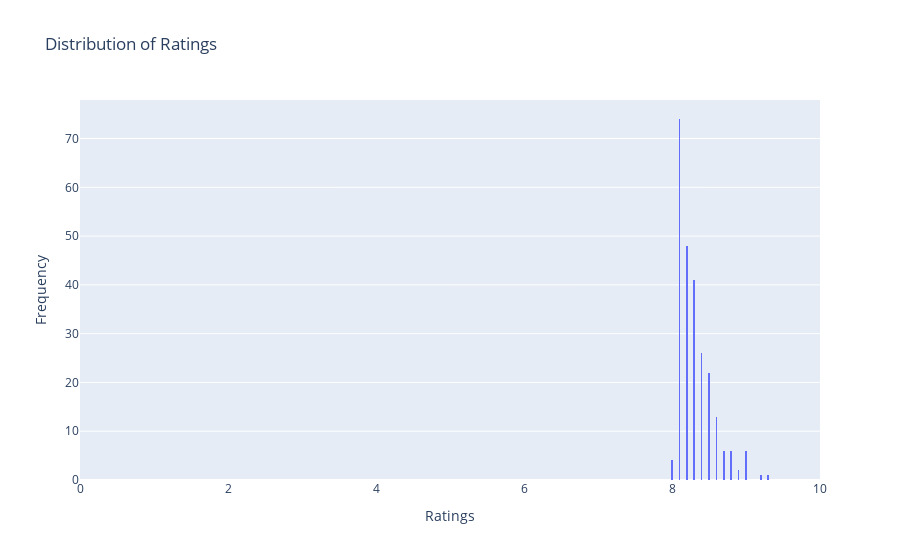

Notebook code for this chart:
### Markdown cell above
### Distribution of Ratings

### Code cell
fig = px.histogram(data, x='Ratings', nbins=100, range_x=[0,10], title='Distribution of Ratings')
fig.update_layout(xaxis_title='Ratings', yaxis_title='Frequency')
fig.show()

### Figure 1 — Plotly figure (JSON) as saved in the notebook; plotly's stock layout.template omitted (floating-point values rounded to 4 significant figures; data arrays with more than 128 entries replaced by an {"elided": "..."} marker saying what was removed)
{"data": [{"alignmentgroup": "True", "bingroup": "x", "hovertemplate": "Ratings=%{x}<br>count=%{y}<extra></extra>", "legendgroup": "", "marker": {"color": "#636efa", "pattern": {"shape": ""}}, "name": "", "nbinsx": 100, "offsetgroup": "", "orientation": "v", "showlegend": false, "type": "histogram", "x": {"elided": "250 float values"}, "xaxis": "x", "yaxis": "y"}], "layout": {"barmode": "relative", "legend": {"tracegroupgap": 0}, "title": {"text": "Distribution of Ratings"}, "xaxis": {"anchor": "y", "domain": [0, 1], "range": [0, 10], "title": {"text": "Ratings"}}, "yaxis": {"anchor": "x", "domain": [0, 1], "title": {"text": "Frequency"}}}}
